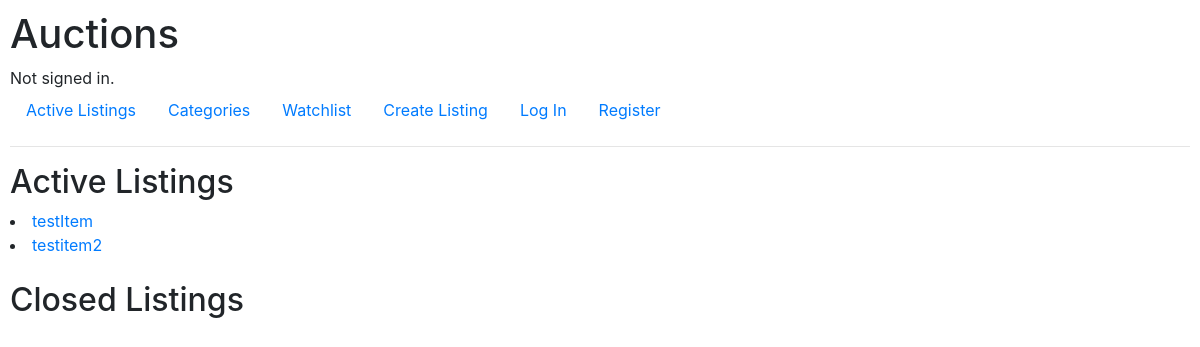
Before: / with the older database file.
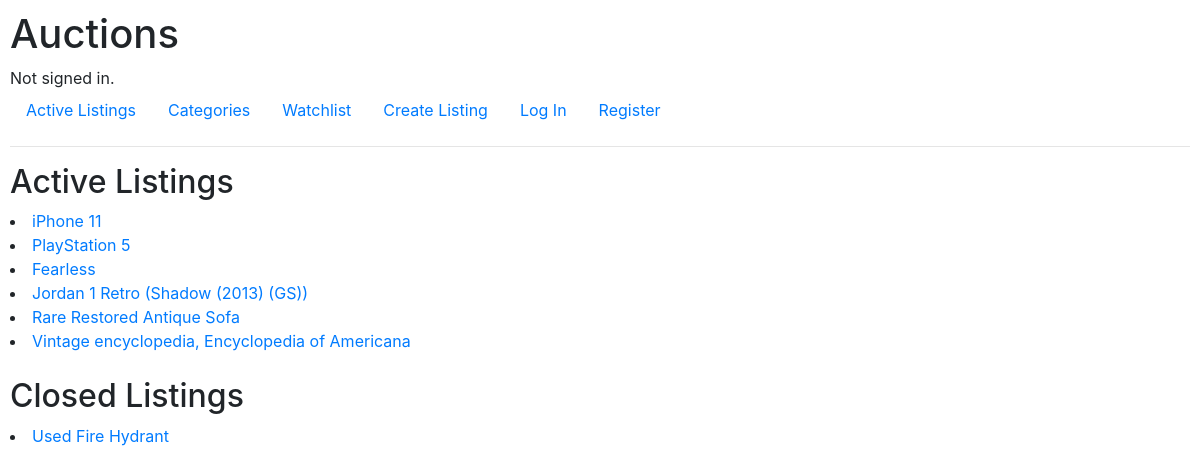
After: the same page with the newer database file.
### auctions/models.py (models this page shows, shortened)
class Listing(models.Model):
    owner = models.ForeignKey(User, on_delete=models.CASCADE, related_name="listingOwner")
    title = models.CharField(max_length=64) #name of listing
    description = models.CharField(max_length=1024) #allow for short description of item
    bid = models.ForeignKey('Bid',on_delete=models.CASCADE, related_name="startingBids",null=True,blank=True)
    imageUrl = models.TextField(max_length=5000,null=True)
    category = models.ForeignKey('Category',on_delete=models.CASCADE, related_name="categories",null=True)
    comments = models.ManyToManyField('Comment', related_name='listingComments',default=None)
    isActive = models.BooleanField(default=True)

### auctions/views.py (the view)
# urls.py: path("", views.index, name="index"),
def index(request):
    listings = Listing.objects.all()
    for listing in listings:
        return render(request, "auctions/index.html", {
            "listings": Listing.objects.all()
        })

### auctions/templates/auctions/index.html
    {% extends "auctions/layout.html" %}
    {% block body %}
        <h2>Active Listings</h2>
        <div>
            {% for listing in listings %}
                {% if listing.isActive %}
                    <li>
                        <a href="{% url 'listing' listing.id %}">{{ listing.title }} </a>
                    </li>
                {% endif %}
            {% endfor %}
        </div>
        <br>
        <h2>Closed Listings</h2>
        <div>
            {% for listing in listings %}
                {% if not listing.isActive %}
                    <li>
                        <a href="{% url 'listing' listing.id %}">{{ listing.title }} </a>
                    </li>
                {% endif %}
            {% endfor %}
        </div>
    {% endblock %}

### auctions/templates/auctions/layout.html (shortened to what this page needs)
{% load static %}
<!DOCTYPE html>
<html lang="en">
    <head>
        <link rel="stylesheet" href="https://stackpath.bootstrapcdn.com/bootstrap/4.4.1/css/bootstrap.min.css">
        <link href="{% static 'auctions/styles.css' %}" rel="stylesheet">
    </head>
    <body>
        <h1>Auctions</h1>
        <div>
            {% if user.is_authenticated %}
                Signed in as <strong>{{ user.username }}</strong>.
            {% else %}
                Not signed in.
            {% endif %}
        </div>
        <ul class="nav">
            <li class="nav-item">
                <a class="nav-link" href="{% url 'index' %}">Active Listings</a>
            </li>
            <li class="nav-item">
                <a class="nav-link" href="{% url 'categories' %}">Categories</a>
            </li>
            <li class="nav-item">
                <a class="nav-link" href="{% url 'viewWatchlist' %}">Watchlist</a>
            </li>
            <li class="nav-item">
                <a class="nav-link" href="{% url 'createListing' %}">Create Listing</a>
            </li>
            {% if user.is_authenticated %}
                <li class="nav-item">
                    <a class="nav-link" href="{% url 'logout' %}">Log Out</a>
                </li>
            {% else %}
                <li class="nav-item">
                    <a class="nav-link" href="{% url 'login' %}">Log In</a>
                </li>
                <li class="nav-item">
                    <a class="nav-link" href="{% url 'register' %}">Register</a>
                </li>
            {% endif %}
        </ul>
        <hr>
        {% block body %}
        {% endblock %}
    </body>
</html>

### auctions/static/auctions/styles.css (style rules this page uses)
body { padding: 10px; }

Changed rows visible on the page:
removed Listing: title "testItem", shown under "Active Listings"
removed Listing: title "testitem2", shown under "Active Listings"
added Listing: title "iPhone 11", shown under "Active Listings"
added Listing: title "PlayStation 5", shown under "Active Listings"
added Listing: title "Fearless", shown under "Active Listings"
added Listing: title "Jordan 1 Retro (Shadow (2013) (GS))", shown under "Active Listings"
added Listing: title "Rare Restored Antique Sofa", shown under "Active Listings"
added Listing: title "Vintage encyclopedia, Encyclopedia of Americana", shown under "Active Listings"
added Listing: title "Used Fire Hydrant", shown under "Closed Listings"
